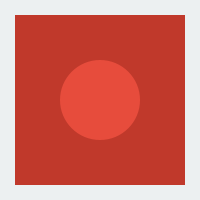
Frame 1 (no input)
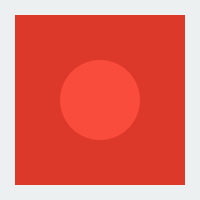
Frame 60 (the mouse pressed at the canvas centre just before this capture)
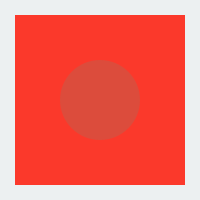
Frame 120 (the mouse held since frame 60 and released just before this capture)

The Processing sketch that drew these frames (run headless with seeded random() and noise(); from frame 60 on, the mouse is pressed at the canvas centre):

// Processing sketch: sketch_4_8_circle_colors
// ── sketch_4_8_circle_colors.pde
float center = 100;
float rectSize = 170;
float circleSize = 80;

float rectRed = 192;
float circleRed = 231;

color backgroundColor = #ecf0f1;

float change = 0.5;
float circleChange = 0.5;

void setup() {
  size(200, 200);
  rectMode(CENTER);
  ellipseMode(CENTER);
}

void draw() {
  background(backgroundColor);
  noStroke();
  fill(color(rectRed, 57, 43));
  rect(center, center, rectSize, rectSize);
  fill(color(circleRed, 76, 60));
  ellipse(center, center, circleSize, circleSize);
  
  rectRed += change;
  circleRed += circleChange;
  
  if(rectRed > 255 || rectRed < 0) {
    change *= -1;
  }
  
  if(circleRed > 255 || circleRed < 0) {
    circleChange *= -1;
  }
}
